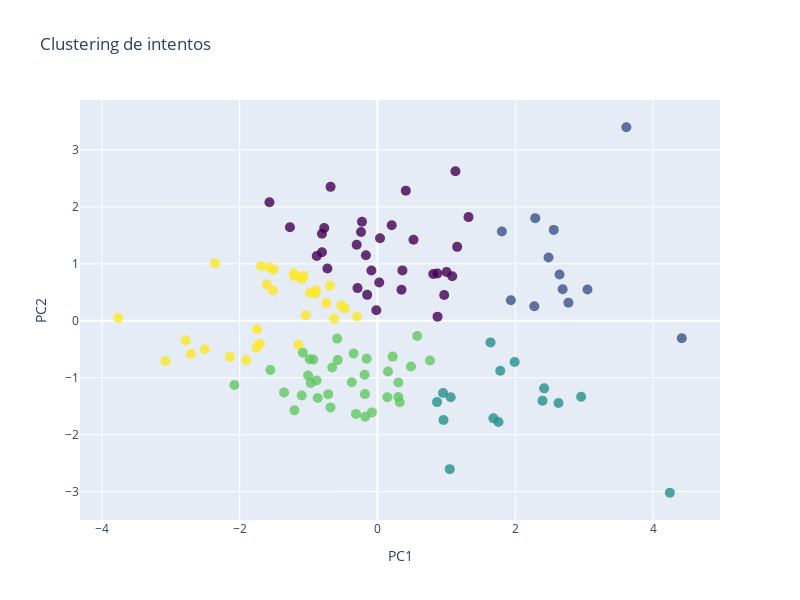

Notebook source saved alongside this figure:
### Markdown cell above
# con KMeans:

### Code cell
from sklearn.cluster import KMeans

#Coger las columnas necesarias para crear la matriz de características
matriz_caracteristicas = df_pca[['PC1', 'PC2']].values

# Normalizar los datos
matriz_caracteristicas_norm = StandardScaler().fit_transform(matriz_caracteristicas)

# Definimos o número de iteracións
n_iter = 20

# Obtemos os mesmos centroides iniciais que antes
SEED_VALUE = 190463  # NON CAMBIES ESTE SEED, así todos teremos os mesmos resultados
np.random.seed(SEED_VALUE)
centr_iniciais = matriz_caracteristicas_norm[np.random.choice(matriz_caracteristicas_norm.shape[0], size=5, replace=False)]

# Definimos o modelo
model = KMeans(n_clusters=len(centr_iniciais), init=centr_iniciais, n_init=1,
            max_iter=n_iter, algorithm='full', random_state=SEED_VALUE)

# Axustamos o modelo aos datos
np.random.seed(SEED_VALUE)
#df
agrupamento = model.fit(matriz_caracteristicas_norm)

# Crear la figura
fig = go.Figure(data=[go.Scatter(x=df_pca['PC1'], y=df_pca['PC2'], mode='markers',
                                 marker=dict(size=10, color=agrupamento.labels_ + 1, opacity=0.8,
                                             colorscale='Viridis'),
                                              hovertext=df['token'] + '<br>' + 'Género: ' + df['G03Q02'] + '<br>' +
                                            'Edad: ' + df['G03Q01'].astype(str) + '<br>' +
                                            'Tiempo: ' + df['tiempo'].astype(str) + '<br>' +
                                            'Intentos: ' + df['intentos'].astype(str) + '<br>' +
                                            'Errores: ' + df['errores'].astype(str))])

# Configurar layout
fig.update_layout(title='Clustering de intentos',
                  xaxis_title='PC1',
                  yaxis_title='PC2',
                  width=800, height=600)

# Mostrar gráfica
fig.show()

### Figure 1 — Plotly figure (JSON) as saved in the notebook; plotly's stock layout.template omitted (floating-point values rounded to 4 significant figures)
{"data": [{"hovertext": ["accul<br>Género: Masculino<br>Edad: 14<br>Tiempo: 7.387431786977449<br>Intentos: 3.65<br>Errores: 7.0", "aotlm<br>Género: Masculino<br>Edad: 15<br>Tiempo: 8.364646464646464<br>Intentos: 2.25<br>Errores: 3.0", "asopk<br>Género: Masculino<br>Edad: 14<br>Tiempo: 5.66688058962668<br>Intentos: 1.8857142857142857<br>Errores: 13.0", "atlzs<br>Género: Femenino<br>Edad: 14<br>Tiempo: 5.2721702262779555<br>Intentos: 2.423076923076923<br>Errores: 7.0", "auvqa<br>Género: Femenino<br>Edad: 14<br>Tiempo: 6.953159172767432<br>Intentos: 2.0434782608695654<br>Errores: 11.0", "bajbm<br>Género: Femenino<br>Edad: 12<br>Tiempo: 10.741531072413425<br>Intentos: 2.2777777777777777<br>Errores: 6.0", "bdwyj<br>Género: Masculino<br>Edad: 13<br>Tiempo: 6.006919501533505<br>Intentos: 2.95<br>Errores: 8.0", "bhyhw<br>Género: Masculino<br>Edad: 14<br>Tiempo: 5.9184903996983005<br>Intentos: 1.8928571428571428<br>Errores: 14.0", "bjvnt<br>Género: Femenino<br>Edad: 15<br>Tiempo: 3.0<br>Intentos: 2.7<br>Errores: 0.0", "blvkx<br>Género: Otro<br>Edad: 13<br>Tiempo: 10.174072814537242<br>Intentos: 3.0<br>Errores: 6.0", "buvgs<br>Género: Femenino<br>Edad: 12<br>Tiempo: 6.534244670777939<br>Intentos: 2.6363636363636362<br>Errores: 11.0", "cmbfi<br>Género: Masculino<br>Edad: 13<br>Tiempo: 5.88371517945725<br>Intentos: 1.5161290322580645<br>Errores: 10.0", "cojqb<br>Género: Femenino<br>Edad: 8<br>Tiempo: 9.861496943227714<br>Intentos: 3.1666666666666665<br>Errores: 6.0", "dunul<br>Género: Otro<br>Edad: 14<br>Tiempo: 6.514073449377036<br>Intentos: 1.5862068965517242<br>Errores: 11.0", "dwqwi<br>Género: Femenino<br>Edad: 13<br>Tiempo: 7.042073841699589<br>Intentos: 1.8888888888888888<br>Errores: 13.0", "eayrh<br>Género: Femenino<br>Edad: 13<br>Tiempo: 5.227794532407455<br>Intentos: 2.739130434782609<br>Errores: 13.0", "edxmq<br>Género: Masculino<br>Edad: 14<br>Tiempo: 4.876273102342244<br>Intentos: 4.95<br>Errores: 9.0", "ejeuw<br>Género: Femenino<br>Edad: 13<br>Tiempo: 5.498622248696226<br>Intentos: 2.2857142857142856<br>Errores: 6.0", "epjcx<br>Género: Masculino<br>Edad: 12<br>Tiempo: 6.394230769230769<br>Intentos: 5.555555555555555<br>Errores: 0.0", "epqkm<br>Género: Masculino<br>Edad: 14<br>Tiempo: 6.644117647058823<br>Intentos: 2.3846153846153846<br>Errores: 3.0", "eprdu<br>Género: Masculino<br>Edad: 14<br>Tiempo: 4.852869642737504<br>Intentos: 1.7142857142857142<br>Errores: 9.0", "ewqbs<br>Género: Masculino<br>Edad: 14<br>Tiempo: 5.38814728751379<br>Intentos: 3.1363636363636362<br>Errores: 11.0", "fbldj<br>Género: Femenino<br>Edad: 12<br>Tiempo: 5.926862242549875<br>Intentos: 2.037037037037037<br>Errores: 12.0", "fivin<br>Género: Femenino<br>Edad: 15<br>Tiempo: 5.590452350679623<br>Intentos: 2.0<br>Errores: 4.0", "fkmtp<br>Género: Masculino<br>Edad: 13<br>Tiempo: 6.539926664430361<br>Intentos: 2.72<br>Errores: 11.0", "fmtrq<br>Género: Masculino<br>Edad: 13<br>Tiempo: 6.209522594985178<br>Intentos: 1.9130434782608696<br>Errores: 10.0", "fmupf<br>Género: Masculino<br>Edad: 12<br>Tiempo: 7.103058166613154<br>Intentos: 2.1666666666666665<br>Errores: 11.0", "ftpnb<br>Género: Masculino<br>Edad: 14<br>Tiempo: 4.317314444755255<br>Intentos: 1.5714285714285714<br>Errores: 11.0", "gcpze<br>Género: Masculino<br>Edad: 13<br>Tiempo: 4.3781678015463505<br>Intentos: 1.4<br>Errores: 13.0", "gdljy<br>Género: Femenino<br>Edad: 14<br>Tiempo: 6.65150950240236<br>Intentos: 4.176470588235294<br>Errores: 5.0", "gguuc<br>Género: Femenino<br>Edad: 15<br>Tiempo: 3.6981225296442686<br>Intentos: 4.35<br>Errores: 9.0", "gleqe<br>Género: Masculino<br>Edad: 13<br>Tiempo: 5.278053630898049<br>Intentos: 2.04<br>Errores: 6.0", "grkij<br>Género: Femenino<br>Edad: 14<br>Tiempo: 6.583177414607362<br>Intentos: 2.4782608695652173<br>Errores: 9.0", "gzgfk<br>Género: Femenino<br>Edad: 13<br>Tiempo: 3.9166666666666665<br>Intentos: 4.666666666666667<br>Errores: 0.0", "hcbyl<br>Género: Otro<br>Edad: 13<br>Tiempo: 6.363010504767166<br>Intentos: 3.2<br>Errores: 9.0", "hjpbw<br>Género: Masculino<br>Edad: 13<br>Tiempo: 10.37903913026864<br>Intentos: 2.6842105263157894<br>Errores: 9.0", "hpdxj<br>Género: Masculino<br>Edad: 14<br>Tiempo: 4.500753955856378<br>Intentos: 3.142857142857143<br>Errores: 3.0", "hqmhq<br>Género: Masculino<br>Edad: 15<br>Tiempo: 8.195984432234432<br>Intentos: 1.6666666666666667<br>Errores: 5.0", "huyyb<br>Género: Masculino<br>Edad: 14<br>Tiempo: 7.531805612687966<br>Intentos: 2.6842105263157894<br>Errores: 8.0", "icllt<br>Género: Femenino<br>Edad: 12<br>Tiempo: 8.219693111179078<br>Intentos: 2.217391304347826<br>Errores: 9.0", "idmzi<br>Género: Masculino<br>Edad: 14<br>Tiempo: 8.093333333333334<br>Intentos: 3.5714285714285716<br>Errores: 2.0", "ikcar<br>Género: Femenino<br>Edad: 13<br>Tiempo: 5.853960325129708<br>Intentos: 1.8636363636363635<br>Errores: 7.0", "ipdcp<br>Género: Masculino<br>Edad: 14<br>Tiempo: 4.02126287071644<br>Intentos: 2.3181818181818183<br>Errores: 16.0", "itkas<br>Género: Masculino<br>Edad: 12<br>Tiempo: 5.241525141525141<br>Intentos: 4.5<br>Errores: 6.0", "ixrux<br>Género: Masculino<br>Edad: 12<br>Tiempo: 7.1570929417651<br>Intentos: 3.55<br>Errores: 10.0", "jhbuv<br>Género: Masculino<br>Edad: 15<br>Tiempo: 6.425109456938725<br>Intentos: 2.4285714285714284<br>Errores: 4.0", "jozyx<br>Género: Femenino<br>Edad: 14<br>Tiempo: 4.979539345063539<br>Intentos: 3.3529411764705883<br>Errores: 5.0", "khadt<br>Género: Femenino<br>Edad: 14<br>Tiempo: 5.666210100696625<br>Intentos: 2.0<br>Errores: 9.0", "khfha<br>Género: Femenino<br>Edad: 13<br>Tiempo: 6.31875062232205<br>Intentos: 4.045454545454546<br>Errores: 8.0", "kkliq<br>Género: Femenino<br>Edad: 14<br>Tiempo: 9.435239681205685<br>Intentos: 3.125<br>Errores: 8.0", "kkoif<br>Género: Femenino<br>Edad: 13<br>Tiempo: 5.55540728042366<br>Intentos: 1.7857142857142858<br>Errores: 17.0", "kmqou<br>Género: Otro<br>Edad: 13<br>Tiempo: 4.042613993727187<br>Intentos: 2.8636363636363638<br>Errores: 12.0", "knewj<br>Género: Femenino<br>Edad: 15<br>Tiempo: 10.15079365079365<br>Intentos: 2.0<br>Errores: 0.0", "krahz<br>Género: Femenino<br>Edad: 13<br>Tiempo: 7.7430285873192455<br>Intentos: 1.5555555555555556<br>Errores: 11.0", "kzles<br>Género: Femenino<br>Edad: 12<br>Tiempo: 6.373680221239488<br>Intentos: 1.52<br>Errores: 11.0", "lhrbj<br>Género: Femenino<br>Edad: 15<br>Tiempo: 7.676746335952185<br>Intentos: 1.9583333333333333<br>Errores: 7.0", "loemd<br>Género: Otro<br>Edad: 14<br>Tiempo: 8.376097840029855<br>Intentos: 1.5925925925925926<br>Errores: 11.0", "lohyo<br>Género: Femenino<br>Edad: 12<br>Tiempo: 3.659881180504039<br>Intentos: 4.476190476190476<br>Errores: 9.0", "lwryl<br>Género: Masculino<br>Edad: 14<br>Tiempo: 7.0002127939627945<br>Intentos: 2.736842105263158<br>Errores: 10.0", "mewpz<br>Género: Femenino<br>Edad: 12<br>Tiempo: 5.905385991682576<br>Intentos: 3.6818181818181817<br>Errores: 12.0", "mgaak<br>Género: Masculino<br>Edad: 15<br>Tiempo: 4.055539013831696<br>Intentos: 1.4<br>Errores: 13.0", "mjiso<br>Género: Femenino<br>Edad: 15<br>Tiempo: 7.447546147080591<br>Intentos: 1.44<br>Errores: 15.0", "mymho<br>Género: Femenino<br>Edad: 15<br>Tiempo: 6.705357142857143<br>Intentos: 4.833333333333333<br>Errores: 3.0", "ngavz<br>Género: Masculino<br>Edad: 14<br>Tiempo: 3.2644416828591605<br>Intentos: 2.4857142857142858<br>Errores: 22.0", "nhbnj<br>Género: Masculino<br>Edad: 12<br>Tiempo: 6.987273001508295<br>Intentos: 5.052631578947368<br>Errores: 6.0", "nuasx<br>Género: Masculino<br>Edad: 13<br>Tiempo: 5.669475396398473<br>Intentos: 3.8<br>Errores: 5.0", "oahey<br>Género: Masculino<br>Edad: 13<br>Tiempo: 5.888230004492558<br>Intentos: 1.6896551724137931<br>Errores: 12.0", "onyep<br>Género: Femenino<br>Edad: 14<br>Tiempo: 4.852661348416973<br>Intentos: 3.7037037037037037<br>Errores: 12.0", "orjyn<br>Género: Femenino<br>Edad: 12<br>Tiempo: 4.978347070236471<br>Intentos: 4.083333333333333<br>Errores: 12.0", "pbgky<br>Género: Masculino<br>Edad: 13<br>Tiempo: 5.538329124262537<br>Intentos: 2.25<br>Errores: 10.0", "pbwkf<br>Género: Masculino<br>Edad: 13<br>Tiempo: 4.321942704624349<br>Intentos: 2.5833333333333335<br>Errores: 11.0", "pleui<br>Género: Masculino<br>Edad: 13<br>Tiempo: 6.004582190286532<br>Intentos: 1.8148148148148149<br>Errores: 12.0", "pqwaf<br>Género: Masculino<br>Edad: 12<br>Tiempo: 9.510852573352572<br>Intentos: 1.3214285714285714<br>Errores: 13.0", "prpej<br>Género: Femenino<br>Edad: 12<br>Tiempo: 8.875632870297162<br>Intentos: 2.3157894736842106<br>Errores: 3.0", "psido<br>Género: Masculino<br>Edad: 14<br>Tiempo: 7.010320140118698<br>Intentos: 2.590909090909091<br>Errores: 13.0", "ptmkr<br>Género: Masculino<br>Edad: 13<br>Tiempo: 4.829526955520797<br>Intentos: 3.9565217391304346<br>Errores: 16.0", "pygoc<br>Género: Otro<br>Edad: 14<br>Tiempo: 4.913241611079862<br>Intentos: 1.5333333333333334<br>Errores: 11.0", "pzfdd<br>Género: Masculino<br>Edad: 13<br>Tiempo: 5.331609096527827<br>Intentos: 2.45<br>Errores: 10.0", "qeqyj<br>Género: Masculino<br>Edad: 13<br>Tiempo: 4.537446423088415<br>Intentos: 2.2<br>Errores: 11.0", "qfsdj<br>Género: Masculino<br>Edad: 15<br>Tiempo: 5.958268429806341<br>Intentos: 1.2758620689655173<br>Errores: 14.0", "qgcgc<br>Género: Masculino<br>Edad: 12<br>Tiempo: 5.285877107231274<br>Intentos: 2.2962962962962963<br>Errores: 12.0", "qwnpf<br>Género: Masculino<br>Edad: 12<br>Tiempo: 9.060051963293853<br>Intentos: 2.736842105263158<br>Errores: 7.0", "raqdt<br>Género: Femenino<br>Edad: 13<br>Tiempo: 6.751497953227829<br>Intentos: 1.9090909090909092<br>Errores: 9.0", "rdiaf<br>Género: Masculino<br>Edad: 14<br>Tiempo: 4.537196446447847<br>Intentos: 3.607142857142857<br>Errores: 14.0", "rfofs<br>Género: Masculino<br>Edad: 13<br>Tiempo: 6.5<br>Intentos: 6.25<br>Errores: 0.0", "rkmrw<br>Género: Femenino<br>Edad: 12<br>Tiempo: 8.145612216959922<br>Intentos: 2.0<br>Errores: 8.0", "rqaby<br>Género: Masculino<br>Edad: 12<br>Tiempo: 7.260729949874687<br>Intentos: 3.933333333333333<br>Errores: 8.0", "rsjxu<br>Género: Otro<br>Edad: 12<br>Tiempo: 5.637196336121067<br>Intentos: 6.071428571428571<br>Errores: 3.0", "sbexy<br>Género: Femenino<br>Edad: 12<br>Tiempo: 10.997455322455323<br>Intentos: 4.538461538461538<br>Errores: 3.0", "srjon<br>Género: Masculino<br>Edad: 13<br>Tiempo: 5.876009356765388<br>Intentos: 1.3333333333333333<br>Errores: 10.0", "stiry<br>Género: Femenino<br>Edad: 15<br>Tiempo: 7.055726092089728<br>Intentos: 1.368421052631579<br>Errores: 4.0", "swvxx<br>Género: Masculino<br>Edad: 14<br>Tiempo: 6.619645302334431<br>Intentos: 3.6315789473684212<br>Errores: 8.0", "sxipu<br>Género: Femenino<br>Edad: 14<br>Tiempo: 4.511074696811374<br>Intentos: 4.368421052631579<br>Errores: 6.0", "sybwc<br>Género: Masculino<br>Edad: 12<br>Tiempo: 9.07651727876489<br>Intentos: 2.45<br>Errores: 3.0", "tavin<br>Género: Masculino<br>Edad: 15<br>Tiempo: 6.012539279585058<br>Intentos: 2.56<br>Errores: 9.0", "tcvyz<br>Género: Femenino<br>Edad: 13<br>Tiempo: 6.714398629879443<br>Intentos: 2.736842105263158<br>Errores: 4.0", "tekwp<br>Género: Masculino<br>Edad: 14<br>Tiempo: 4.290134128369423<br>Intentos: 5.333333333333333<br>Errores: 10.0", "thaho<br>Género: Masculino<br>Edad: 13<br>Tiempo: 5.156926548397137<br>Intentos: 3.391304347826087<br>Errores: 10.0", "tinco<br>Género: Femenino<br>Edad: 15<br>Tiempo: 9.401666666666666<br>Intentos: 3.7142857142857144<br>Errores: 3.0", "tjfzy<br>Género: Masculino<br>Edad: 13<br>Tiempo: 4.451075787092688<br>Intentos: 5.4<br>Errores: 5.0", "tqgyp<br>Género: Masculino<br>Edad: 14<br>Tiempo: 2.4972596987591933<br>Intentos: 5.172413793103448<br>Errores: 16.0", "ubmtx<br>Género: Otro<br>Edad: 14<br>Tiempo: 4.38939568397978<br>Intentos: 4.190476190476191<br>Errores: 9.0", "ucdvy<br>Género: Masculino<br>Edad: 15<br>Tiempo: 4.5519962022364195<br>Intentos: 3.6666666666666665<br>Errores: 10.0", "uniee<br>Género: Femenino<br>Edad: 13<br>Tiempo: 5.448670088220188<br>Intentos: 3.130434782608696<br>Errores: 16.0", "uzzpo<br>Género: Femenino<br>Edad: 13<br>Tiempo: 4.991653613267097<br>Intentos: 1.5925925925925926<br>Errores: 10.0", "vddlg<br>Género: Femenino<br>Edad: 14<br>Tiempo: 4.5<br>Intentos: 2.0<br>Errores: 0.0", "vsxld<br>Género: Femenino<br>Edad: 13<br>Tiempo: 6.712788207361145<br>Intentos: 1.2692307692307692<br>Errores: 8.0", "vvqlm<br>Género: Masculino<br>Edad: 14<br>Tiempo: 5.077514397367338<br>Intentos: 3.0454545454545454<br>Errores: 6.0", "wjaxi<br>Género: Masculino<br>Edad: 15<br>Tiempo: 4.900420233547792<br>Intentos: 1.9259259259259258<br>Errores: 17.0", "wqmgq<br>Género: Masculino<br>Edad: 15<br>Tiempo: 5.2804359890976835<br>Intentos: 6.0<br>Errores: 5.0", "xbmmw<br>Género: Masculino<br>Edad: 13<br>Tiempo: 5.33702511921322<br>Intentos: 2.3703703703703702<br>Errores: 16.0", "xnpqf<br>Género: Masculino<br>Edad: 14<br>Tiempo: 8.094084874448411<br>Intentos: 1.4545454545454546<br>Errores: 6.0", "xtdrq<br>Género: Femenino<br>Edad: 15<br>Tiempo: 10.569654997779997<br>Intentos: 2.111111111111111<br>Errores: 7.0", "yazod<br>Género: Masculino<br>Edad: 15<br>Tiempo: 5.820794022420461<br>Intentos: 2.16<br>Errores: 8.0", "yfohf<br>Género: Femenino<br>Edad: 14<br>Tiempo: 7.4126016202935165<br>Intentos: 2.727272727272727<br>Errores: 7.0", "yvpmf<br>Género: Masculino<br>Edad: 13<br>Tiempo: 4.227706940869089<br>Intentos: 4.083333333333333<br>Errores: 10.0", "yxewz<br>Género: Femenino<br>Edad: 15<br>Tiempo: 8.988076891634204<br>Intentos: 4.105263157894737<br>Errores: 5.0", "yxjji<br>Género: Masculino<br>Edad: 15<br>Tiempo: 9.882352941176471<br>Intentos: 6.166666666666667<br>Errores: 1.0", "yyvas<br>Género: Femenino<br>Edad: 12<br>Tiempo: 6.905855737364679<br>Intentos: 4.136363636363637<br>Errores: 11.0", "zbgwk<br>Género: Otro<br>Edad: 15<br>Tiempo: 5.978548644338118<br>Intentos: 4.933333333333334<br>Errores: 4.0", "zcibf<br>Género: Femenino<br>Edad: 13<br>Tiempo: 7.610657148234788<br>Intentos: 1.6956521739130435<br>Errores: 8.0", "zdnso<br>Género: Femenino<br>Edad: 15<br>Tiempo: 5.407340943181171<br>Intentos: 1.9259259259259258<br>Errores: 13.0", "zwzfv<br>Género: Masculino<br>Edad: 14<br>Tiempo: 8.120519417737954<br>Intentos: 3.0434782608695654<br>Errores: 7.0", "zxvkj<br>Género: Femenino<br>Edad: 14<br>Tiempo: 5.417953081606242<br>Intentos: 2.0<br>Errores: 7.0"], "marker": {"color": [3, 3, 5, 4, 4, 2, 1, 5, 4, 2, 1, 5, 2, 1, 1, 1, 4, 1, 2, 4, 5, 4, 1, 4, 1, 5, 1, 5, 5, 3, 4, 5, 4, 1, 1, 2, 4, 4, 4, 1, 3, 1, 5, 1, 1, 4, 4, 5, 1, 3, 1, 5, 3, 1, 1, 4, 1, 5, 4, 1, 5, 5, 3, 5, 2, 4, 5, 4, 1, 5, 5, 5, 1, 2, 4, 5, 5, 5, 5, 5, 1, 2, 1, 4, 3, 1, 2, 2, 2, 5, 4, 4, 4, 2, 4, 1, 4, 5, 3, 4, 4, 5, 4, 1, 1, 4, 1, 4, 5, 3, 5, 4, 3, 4, 4, 5, 3, 3, 1, 3, 1, 5, 3, 4], "colorscale": [[0, "#440154"], [0.1111, "#482878"], [0.2222, "#3e4989"], [0.3333, "#31688e"], [0.4444, "#26828e"], [0.5556, "#1f9e89"], [0.6667, "#35b779"], [0.7778, "#6ece58"], [0.8889, "#b5de2b"], [1, "#fde725"]], "opacity": 0.8, "size": 10}, "mode": "markers", "type": "scatter", "x": [0.8641, 0.9575, -1.754, -0.9313, -0.5838, 2.686, -0.01708, -1.708, -1.355, 2.771, -0.08784, -1.101, 3.61, -0.7267, -0.2246, -0.8057, -0.08099, -0.1678, 3.047, 0.1427, -1.904, -1.007, -0.8817, -0.6572, -0.1498, -0.6887, 0.4109, -2.506, -2.357, 1.062, -0.969, -0.741, -0.3465, 0.8715, 0.3482, 2.276, -0.6816, 0.3233, 0.3032, 0.8691, 1.755, -0.3018, -2.785, 1.156, 1.321, -0.1771, -0.372, -1.148, 1.085, 1.781, -1.567, -1.506, 2.418, 0.2069, -0.8058, 0.2202, 0.3614, -0.5232, -0.1867, 0.02583, -3.076, -1.042, 1.682, -3.761, 2.482, 0.5763, -1.21, -0.9834, -0.2895, -0.8912, -1.518, -1.073, 1.131, 1.935, -0.5769, -0.9784, -1.689, -0.8997, -1.607, -2.142, -0.6799, 2.289, 0.03677, -1.554, 2.955, 0.8092, 1.805, 2.641, 4.414, -1.207, -0.157, 0.3018, -0.1816, 2.557, -0.868, 1.002, -0.3128, -0.475, 2.626, 0.7616, -2.076, -0.2978, -1.205, -0.7727, -1.27, -0.8839, -0.2388, -0.7146, -2.709, 1.049, -1.57, 0.1525, 1.991, -1.099, 0.4855, -0.6291, 2.394, 4.242, 0.9676, 1.64, 0.5226, -1.749, 0.9518, -1.083], "y": [-1.427, -1.74, -0.467, -0.678, -0.3126, 0.554, 0.1846, -0.4016, -1.26, 0.3192, 0.8847, 0.7361, 3.398, 0.9194, 1.738, 1.529, -1.608, 1.15, 0.5487, -1.343, -0.6915, -0.9597, 1.137, -0.8193, 0.4558, 0.6181, 2.285, -0.4981, 1.011, -1.342, -1.093, 0.3112, -0.5728, 0.07321, 0.5444, 0.2555, -1.52, -1.429, -1.084, 0.8304, -1.776, 1.335, -0.3453, 1.298, 1.821, -1.685, -1.08, -0.4215, 0.7816, -0.8773, 2.081, 0.8954, -1.186, 1.677, 1.203, -0.6285, 0.8852, 0.2705, -0.9465, 0.6716, -0.7066, 0.09658, -1.712, 0.05123, 1.111, -0.2655, 0.8305, -0.6741, 0.5741, 0.5344, 0.5331, 0.7931, 2.626, 0.3603, -0.69, 0.4946, 0.9623, 0.4814, 0.6378, -0.6328, 2.352, 1.803, 1.45, -0.8627, -1.332, 0.8214, 1.567, 0.8137, -0.3057, 0.788, -0.6661, -1.337, -1.287, 1.596, -1.356, 0.8579, -1.634, 0.2181, -1.443, -0.6972, -1.127, 0.07575, -1.572, 1.63, 1.643, -1.047, 1.56, -1.288, -0.583, -2.604, 0.9347, -0.8898, -0.7221, -1.311, -0.8013, 0.03838, -1.403, -3.019, 0.4537, -0.3788, 1.424, -0.149, -1.268, -0.5608]}], "layout": {"height": 600, "title": {"text": "Clustering de intentos"}, "width": 800, "xaxis": {"title": {"text": "PC1"}}, "yaxis": {"title": {"text": "PC2"}}}}
